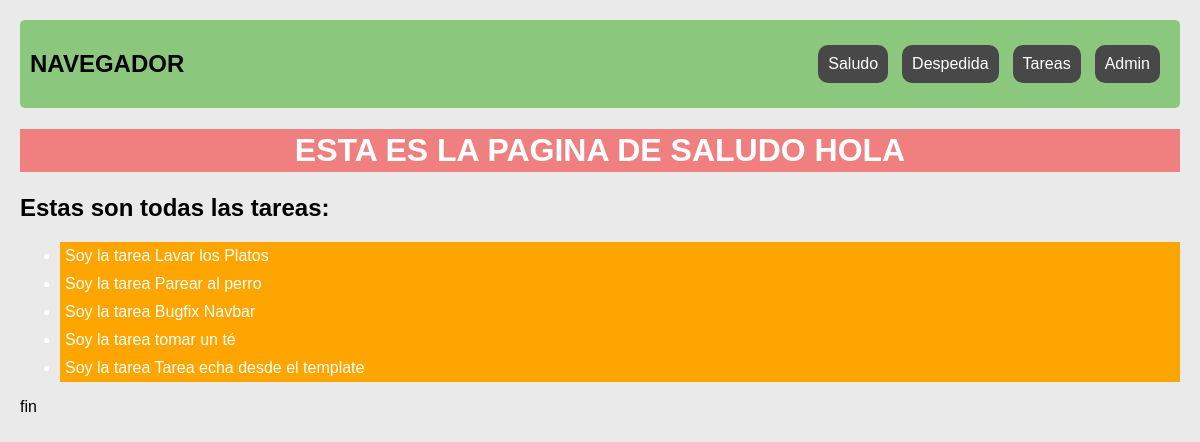
Before: / with the older database file.
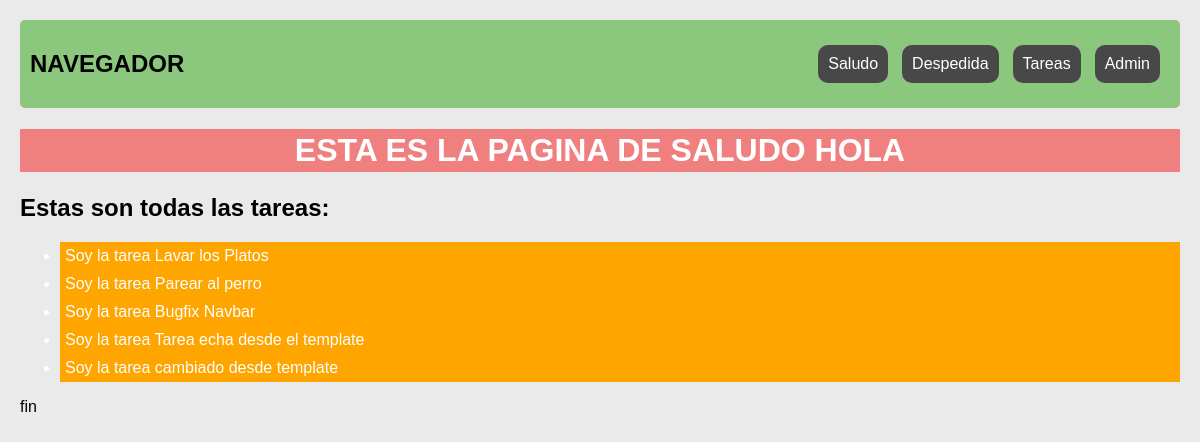
After: the same page with the newer database file.
### todolist/models.py (models this page shows)
class Tarea(models.Model):
    nombre = models.CharField(max_length=100)
    completada = models.BooleanField(
        default=False,
        help_text="la tarea se ha completada o no",
        verbose_name="FINALIZADA",
    )
    fecha_completada = models.DateField()
    fecha_creacion = models.DateTimeField(auto_now=True)
    responsable = models.ForeignKey(
        User,
        on_delete=models.CASCADE,
        related_name="responsable",
        default=None,
        null=True,
        blank=True,
    )
    etiquetas = models.ManyToManyField(
        Etiqueta, default=None, blank=True, null=True, related_name="etiquetas"
    )
    activo = models.BooleanField(
        default=True, help_text="Verdadero si NO esta archivada la tarea "
    )
    def __str__(self):
        return f"Soy la tarea {self.nombre}"

### holamundo/views.py (the view)
# urls.py: path('', views.saludo, name='saludo'),
def saludo(request):
    tareas = Tarea.objects.all()
    return render(request, "holamundo/index.html", dict(tareas=tareas))

### holamundo/templates/holamundo/index.html (shortened to what this page needs)
{% extends 'holamundo/base.html' %}
{% block body %}
    <h1>ESTA ES LA PAGINA DE SALUDO HOLA </h1>
    <h2>Estas son todas las tareas:</h2>
    <ul>
        {% for tarea in tareas %}
            <li>{{tarea}}</li>
        {% endfor %}
    </ul>
    <p>fin</p>
{% endblock %}

### holamundo/templates/holamundo/base.html (shortened to what this page needs)
{%load static%}
<!DOCTYPE html>
<html lang="en">
<head>
    <link rel="stylesheet" href="{% static 'holamundo/styles.css' %}">
</head>
<body>
    <nav class="navegador">
        <h2>NAVEGADOR</h2>
        <div>
            <a href="{%url 'saludo'%}">Saludo</a>
            <a href="{% url 'despedida' %}">Despedida</a>
            <a href="{%url 'tareas' %}">Tareas</a>
            <a href="{%url 'admin:index' %}">Admin</a>
        </div>
    </nav>
    {% block body %}{% endblock %}
</body>
</html>

### holamundo/static/holamundo/styles.css (style rules this page uses)
body { font-family: Arial, sans-serif; background-color: #eaeaea; margin: 0; padding: 20px; }
h1 { text-align: center; background-color: lightcoral; color: white; padding: 3px; }
nav { display: flex; background-color: rgb(139, 200, 125); padding: 10px; align-items: center; justify-content: space-between; gap: 6px; border-radius: 5px; }
.navegador div { display: flex; flex-direction: row; gap: 4px; }
.navegador div a { background-color: rgb(72, 72, 72); color: white; padding: 10px; border-radius: 10px; }
a { margin-right: 10px; text-decoration: none; color: rgb(19, 9, 157); }
li { background-color: orange; padding: 5px; color: white; }

Changed rows visible on the page:
removed Tarea: nombre "Soy la tarea tomar un té"
added Tarea: nombre "Soy la tarea cambiado desde template"
